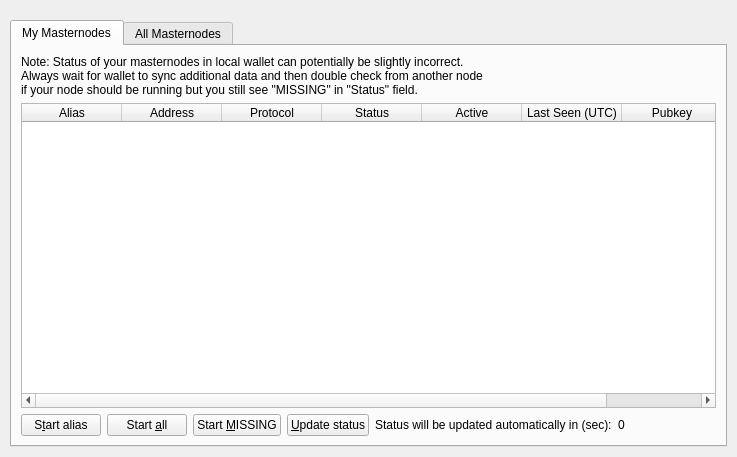
<?xml version="1.0" encoding="UTF-8"?>
<ui version="4.0">
 <class>MasternodeList</class>
 <widget class="QWidget" name="MasternodeList">
  <property name="geometry">
   <rect>
    <x>0</x>
    <y>0</y>
    <width>723</width>
    <height>457</height>
   </rect>
  </property>
  <property name="windowTitle">
   <string>Form</string>
  </property>
  <layout class="QVBoxLayout" name="topLayout">
   <property name="leftMargin">
    <number>10</number>
   </property>
   <property name="topMargin">
    <number>0</number>
   </property>
   <property name="rightMargin">
    <number>10</number>
   </property>
   <property name="bottomMargin">
    <number>10</number>
   </property>
    <item>
    <layout class="QVBoxLayout" name="verticalLayout">
     <property name="bottomMargin">
      <number>0</number>
     </property>
     <item>
      <spacer name="horizontalSpacer0">
       <property name="orientation">
        <enum>Qt::Horizontal</enum>
       </property>
       <property name="sizeHint" stdset="0">
        <size>
         <width>make40</width>
         <height>20</height>
        </size>
       </property>
      </spacer>
     </item>
     <item>
      <widget class="QTabWidget" name="tabWidget">
       <property name="currentIndex">
        <number>0</number>
       </property>
       <widget class="QWidget" name="tabMyMasternodes">
        <attribute name="title">
         <string>My Masternodes</string>
        </attribute>
        <layout class="QGridLayout" name="gridLayout_2">
         <item row="0" column="0">
          <layout class="QVBoxLayout" name="verticalLayout_2">
           <property name="bottomMargin">
            <number>0</number>
           </property>
           <item>
            <layout class="QHBoxLayout" name="horizontalLayout_note">
             <property name="bottomMargin">
              <number>0</number>
             </property>
             <item>
              <widget class="QLabel" name="updateNote">
               <property name="text">
                <string>Note: Status of your masternodes in local wallet can potentially be slightly incorrect.&lt;br /&gt;Always wait for wallet to sync additional data and then double check from another node&lt;br /&gt;if your node should be running but you still see &quot;MISSING&quot; in &quot;Status&quot; field.</string>
               </property>
              </widget>
             </item>
            </layout>
           </item>
           <item>
            <widget class="QTableWidget" name="tableWidgetMyMasternodes">
             <property name="minimumSize">
              <size>
               <width>695</width>
               <height>0</height>
              </size>
             </property>
             <property name="palette">
              <palette>
               <active>
                <colorrole role="Text">
                 <brush brushstyle="SolidPattern">
                  <color alpha="255">
                   <red>51</red>
                   <green>51</green>
                   <blue>51</blue>
                  </color>
                 </brush>
                </colorrole>
               </active>
               <inactive>
                <colorrole role="Text">
                 <brush brushstyle="SolidPattern">
                  <color alpha="255">
                   <red>51</red>
                   <green>51</green>
                   <blue>51</blue>
                  </color>
                 </brush>
                </colorrole>
               </inactive>
               <disabled>
                <colorrole role="Text">
                 <brush brushstyle="SolidPattern">
                  <color alpha="255">
                   <red>85</red>
                   <green>85</green>
                   <blue>85</blue>
                  </color>
                 </brush>
                </colorrole>
               </disabled>
              </palette>
             </property>
             <property name="editTriggers">
              <set>QAbstractItemView::NoEditTriggers</set>
             </property>
             <property name="alternatingRowColors">
              <bool>true</bool>
             </property>
             <property name="selectionMode">
              <enum>QAbstractItemView::SingleSelection</enum>
             </property>
             <property name="selectionBehavior">
              <enum>QAbstractItemView::SelectRows</enum>
             </property>
             <property name="sortingEnabled">
              <bool>true</bool>
             </property>
             <attribute name="horizontalHeaderStretchLastSection">
              <bool>true</bool>
             </attribute>
             <attribute name="ResizeMode">
              <enum>QHeaderView::Interactive</enum>
             </attribute>
             <column>
              <property name="text">
               <string>Alias</string>
              </property>
             </column>
             <column>
              <property name="text">
               <string>Address</string>
              </property>
             </column>
             <column>
              <property name="text">
               <string>Protocol</string>
              </property>
             </column>
             <column>
              <property name="text">
               <string>Status</string>
              </property>
             </column>
             <column>
              <property name="text">
               <string>Active</string>
              </property>
             </column>
             <column>
              <property name="text">
               <string>Last Seen (UTC)</string>
              </property>
             </column>
             <column>
              <property name="text">
               <string>Pubkey</string>
              </property>
             </column>
            </widget>
           </item>
           <item>
            <layout class="QHBoxLayout" name="horizontalLayout_5">
             <property name="bottomMargin">
              <number>0</number>
             </property>
             <item>
              <widget class="QPushButton" name="startButton">
               <property name="text">
                <string>S&amp;tart alias</string>
               </property>
              </widget>
             </item>
             <item>
              <widget class="QPushButton" name="startAllButton">
               <property name="text">
                <string>Start &amp;all</string>
               </property>
              </widget>
             </item>
             <item>
              <widget class="QPushButton" name="startMissingButton">
               <property name="text">
                <string>Start &amp;MISSING</string>
               </property>
              </widget>
             </item>
             <item>
              <widget class="QPushButton" name="UpdateButton">
               <property name="text">
                <string>&amp;Update status</string>
               </property>
              </widget>
             </item>
             <item>
              <widget class="QLabel" name="autoupdate_label">
               <property name="text">
                <string>Status will be updated automatically in (sec):</string>
               </property>
              </widget>
             </item>
             <item>
              <widget class="QLabel" name="secondsLabel">
               <property name="text">
                <string>0</string>
               </property>
              </widget>
             </item>
             <item>
              <spacer name="horizontalSpacer_5">
               <property name="orientation">
                <enum>Qt::Horizontal</enum>
               </property>
               <property name="sizeHint" stdset="0">
                <size>
                 <width>40</width>
                 <height>20</height>
                </size>
               </property>
              </spacer>
             </item>
            </layout>
           </item>
          </layout>
         </item>
        </layout>
       </widget>
       <widget class="QWidget" name="tabAllMasternodes">
        <attribute name="title">
         <string>All Masternodes</string>
        </attribute>
        <layout class="QGridLayout" name="gridLayout">
         <item row="1" column="0">
          <widget class="QTableWidget" name="tableWidgetMasternodes">
           <property name="palette">
            <palette>
             <active>
              <colorrole role="Text">
               <brush brushstyle="SolidPattern">
                <color alpha="255">
                 <red>51</red>
                 <green>51</green>
                 <blue>51</blue>
                </color>
               </brush>
              </colorrole>
             </active>
             <inactive>
              <colorrole role="Text">
               <brush brushstyle="SolidPattern">
                <color alpha="255">
                 <red>51</red>
                 <green>51</green>
                 <blue>51</blue>
                </color>
               </brush>
              </colorrole>
             </inactive>
             <disabled>
              <colorrole role="Text">
               <brush brushstyle="SolidPattern">
                <color alpha="255">
                 <red>85</red>
                 <green>85</green>
                 <blue>85</blue>
                </color>
               </brush>
              </colorrole>
             </disabled>
            </palette>
           </property>
           <property name="editTriggers">
            <set>QAbstractItemView::NoEditTriggers</set>
           </property>
           <property name="alternatingRowColors">
            <bool>true</bool>
           </property>
           <property name="selectionBehavior">
            <enum>QAbstractItemView::SelectRows</enum>
           </property>
           <property name="sortingEnabled">
            <bool>true</bool>
           </property>
           <attribute name="horizontalHeaderStretchLastSection">
            <bool>true</bool>
           </attribute>
           <attribute name="ResizeMode">
            <enum>QHeaderView::Interactive</enum>
           </attribute>
           <column>
            <property name="text">
             <string>Address</string>
            </property>
           </column>
           <column>
            <property name="text">
             <string>Protocol</string>
            </property>
           </column>
           <column>
            <property name="text">
             <string>Status</string>
            </property>
           </column>
           <column>
            <property name="text">
             <string>Active</string>
            </property>
           </column>
           <column>
            <property name="text">
             <string>Last Seen (UTC)</string>
            </property>
           </column>
           <column>
            <property name="text">
             <string>Pubkey</string>
            </property>
           </column>
          </widget>
         </item>
         <item row="0" column="0">
          <layout class="QHBoxLayout" name="horizontalLayout_3">
           <property name="bottomMargin">
            <number>0</number>
           </property>
           <item>
            <widget class="QLabel" name="label_filter">
             <property name="text">
              <string>Filter List:</string>
             </property>
            </widget>
           </item>
           <item>
            <widget class="QLineEdit" name="filterLineEdit">
             <property name="toolTip">
              <string>Filter masternode list</string>
             </property>
            </widget>
           </item>
           <item>
            <spacer name="horizontalSpacer_3">
             <property name="orientation">
              <enum>Qt::Horizontal</enum>
             </property>
             <property name="sizeHint" stdset="0">
              <size>
               <width>10</width>
               <height>20</height>
              </size>
             </property>
            </spacer>
           </item>
           <item>
            <widget class="QLabel" name="label_count">
             <property name="text">
              <string>Node Count:</string>
             </property>
            </widget>
           </item>
           <item>
            <widget class="QLabel" name="countLabel">
             <property name="text">
              <string>0</string>
             </property>
            </widget>
           </item>
          </layout>
         </item>
        </layout>
       </widget>
      </widget>
     </item>
    </layout>
   </item>
  </layout>
 </widget>
 <resources/>
 <connections/>
</ui>
